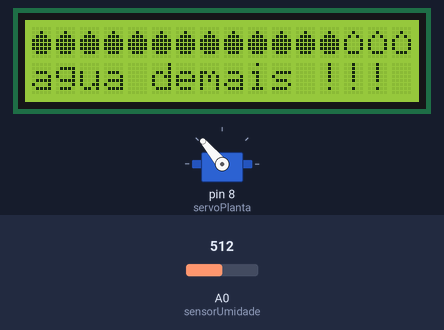
Bench run of a sketch on a simulated Arduino Uno, built with avr-gcc and run on an emulated ATmega328P. Parts: 16×2 character LCD, servo. The test bench sets the inputs (shaded band); at power-on: A0 (sensorUmidade) = 512. What the sketch prints to the serial monitor is not drawn.

Above: at 1.2 s.
1.3 s: A0 (sensorUmidade) set to 716
At 1.9 s:
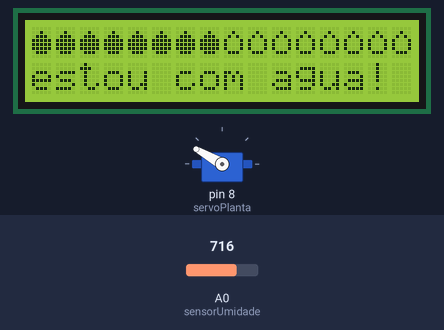
3.4 s: A0 (sensorUmidade) set to 900
At 5.7 s:
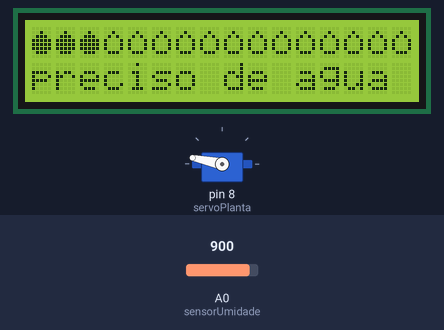
6.0 s: A0 (sensorUmidade) set to 1023
At 7.2 s:
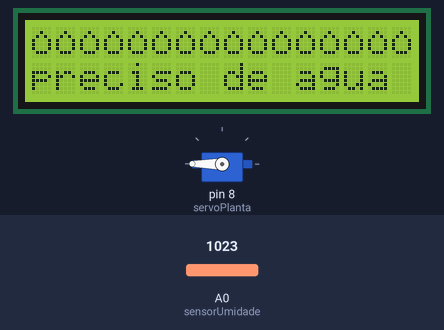
8.1 s: A0 (sensorUmidade) set to 306
At 10.0 s:
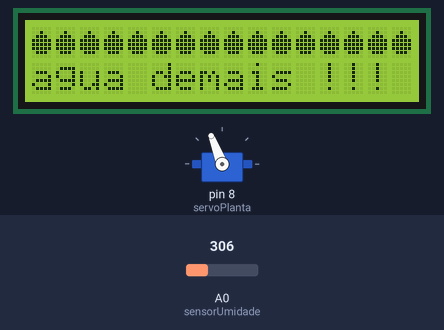
10.6 s: A0 (sensorUmidade) set to 122
At 11.4 s:
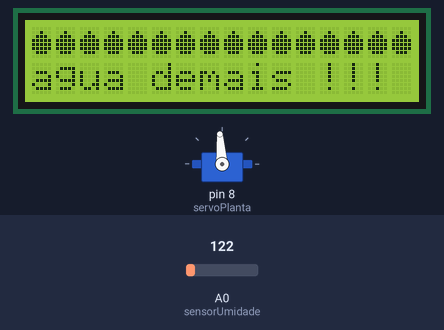
12.7 s: A0 (sensorUmidade) set to 5
At 14.2 s:
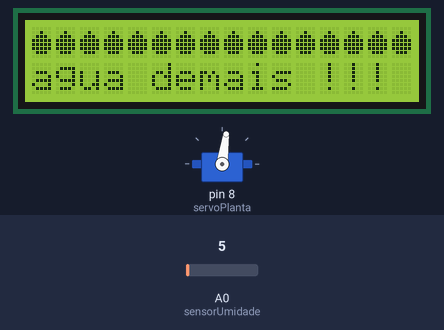
Timing chart, 0 to 15.7 s (numbered marks = the images above; inputs shaded):
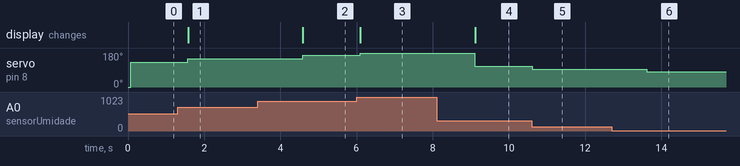

The sketch:

plantinha.ino
```cpp
#include <Servo.h>
#include <LiquidCrystal.h>

byte gotaVazia[8]={
  B00000,
  B00100,
  B01010,
  B10001,
  B10001,
  B10001,
  B01110,
  B00000,
};

byte gotaCheia[8]={
  B00000,
  B00100,
  B01110,
  B11111,
  B11111,
  B11111,
  B01110,
  B00000,
};


LiquidCrystal lcd(2, 3, 4, 5, 6, 7);
Servo servoPlanta;
int sensorUmidade = A0;
int valorSensor;
int novoValorSensor;
int digito_display = 0;
char texto[16];

void setup() {
  // Inicialize o LCD com o número de colunas e linhas
  lcd.begin(16, 2);

  // Crie o ícone personalizado no LCD
  lcd.createChar(0, gotaVazia);
  lcd.createChar(1, gotaCheia);

  // put your setup code here, to run once:
  Serial.begin(9600);
  pinMode(sensorUmidade, INPUT);
  servoPlanta.attach(8);
  servoPlanta.write(0);
}

void loop() {
  // put your main code here, to run repeatedly:
  valorSensor = analogRead(sensorUmidade);
  novoValorSensor = map(valorSensor, 400, 1023, 120, 180);
  Serial.println(novoValorSensor);
  servoPlanta.write(novoValorSensor);
  // Calcula a nova posição do servo


  lcd.setCursor(0, 0);

  digito_display = -(novoValorSensor-120)/4;

  for(int i=-15; i<15; i++){

    if(i<digito_display){
    lcd.write(byte(1));
    } else {
      lcd.write(byte(0));
    }
  }

  lcd.setCursor(0, 1);
  if (digito_display < -11){
    lcd.print("preciso de agua");
    //servoPlanta.write(120);
    delay(1000);
  } else if(digito_display < -3){
    lcd.print("estou com agua");
    //servoPlanta.write(140);
    delay(1000);
  } else {
    lcd.print("agua demais !!!");
    //ervoPlanta.write(180);
    delay(1000);
  }

  lcd.print(texto);
  delay(500);
}
```

Measured:
- after the input at 1.3 s, servo on pin 8 (servoPlanta): 130° → 150° after 0.27 s; the display: changes after 0.28 s (image 1)
- after the input at 3.4 s, servo on pin 8 (servoPlanta): 150° → 168° after 1.2 s; the display: changes after 1.2 s (image 2)
- after the input at 6.0 s, servo on pin 8 (servoPlanta): 168° → 180° after 0.09 s; the display: changes after 0.10 s (image 3)
- after the input at 8.1 s, servo on pin 8 (servoPlanta): 180° → 111° after 1.0 s; the display: changes after 1.0 s (image 4)
- after the input at 10.6 s, servo on pin 8 (servoPlanta): 111° → 94° at once
- after the input at 12.7 s, servo on pin 8 (servoPlanta): 94° → 82° after 0.92 s
